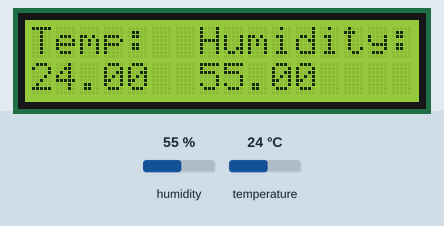
This sketch was run on a simulated Arduino Uno, built with avr-gcc and run on an emulated ATmega328P. Shown: 16×2 character LCD. Inputs (shaded band) come from the test bench; at power-on: humidity 55 %, temperature 24 °C.

Above: at 1.2 s.
1.3 s: humidity set to 22 %
At 2.9 s:
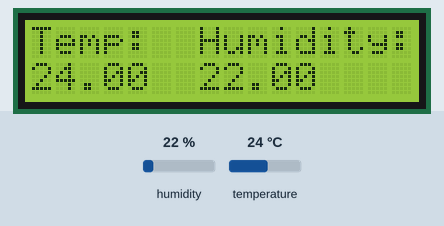
4.0 s: temperature set to 12 °C
At 5.4 s:
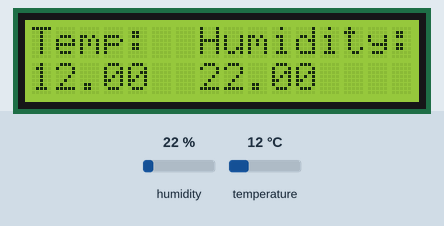
6.7 s: humidity set to 40 %
At 9.3 s:
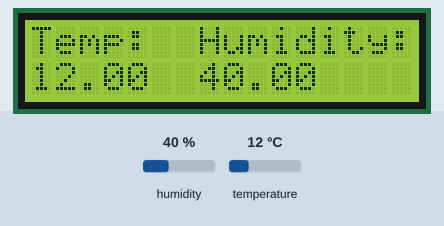
9.7 s: temperature set to 19 °C
At 10.7 s:
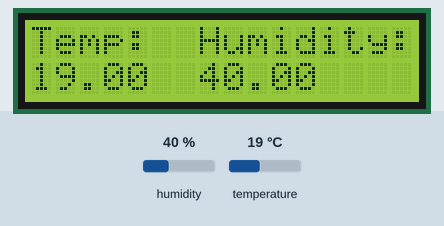
Timing chart, 0 to 12.7 s (numbered marks = the images above; inputs shaded):
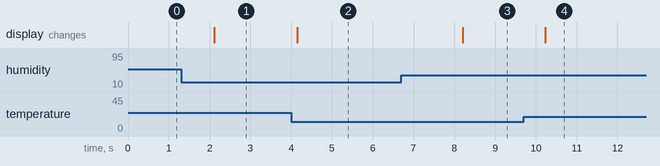

Measured:
- after the input at 1.3 s, the display: changes after 0.82 s (image 1)
- after the input at 4.0 s, the display: changes after 0.15 s (image 2)
- after the input at 6.7 s, the display: changes after 1.5 s (image 3)
- after the input at 9.7 s, the display: changes after 0.53 s (image 4)

The sketch:

sketch_feb18a.ino
```cpp
#include <DHT.h>
#include <DHT_U.h>
#include <Adafruit_Sensor.h>
#include <SimpleDHT.h>
#include <dht.h>
#include <LiquidCrystal.h>
#define DHTPIN A5
LiquidCrystal lcd(13, 11, 5, 4, 3, 2);
DHT dht(DHTPIN, DHT11);

void setup() {
  lcd.begin(16, 2);
  lcd.print("Temp:  Humidity:");
  dht.begin();
}
void loop() {
   float t = dht.readTemperature();
   float h = dht.readHumidity();
  lcd.setCursor(0, 1);
  lcd.print(t);
  lcd.setCursor(7,1);
  lcd.print(h);
  delay(1000);
}
```
